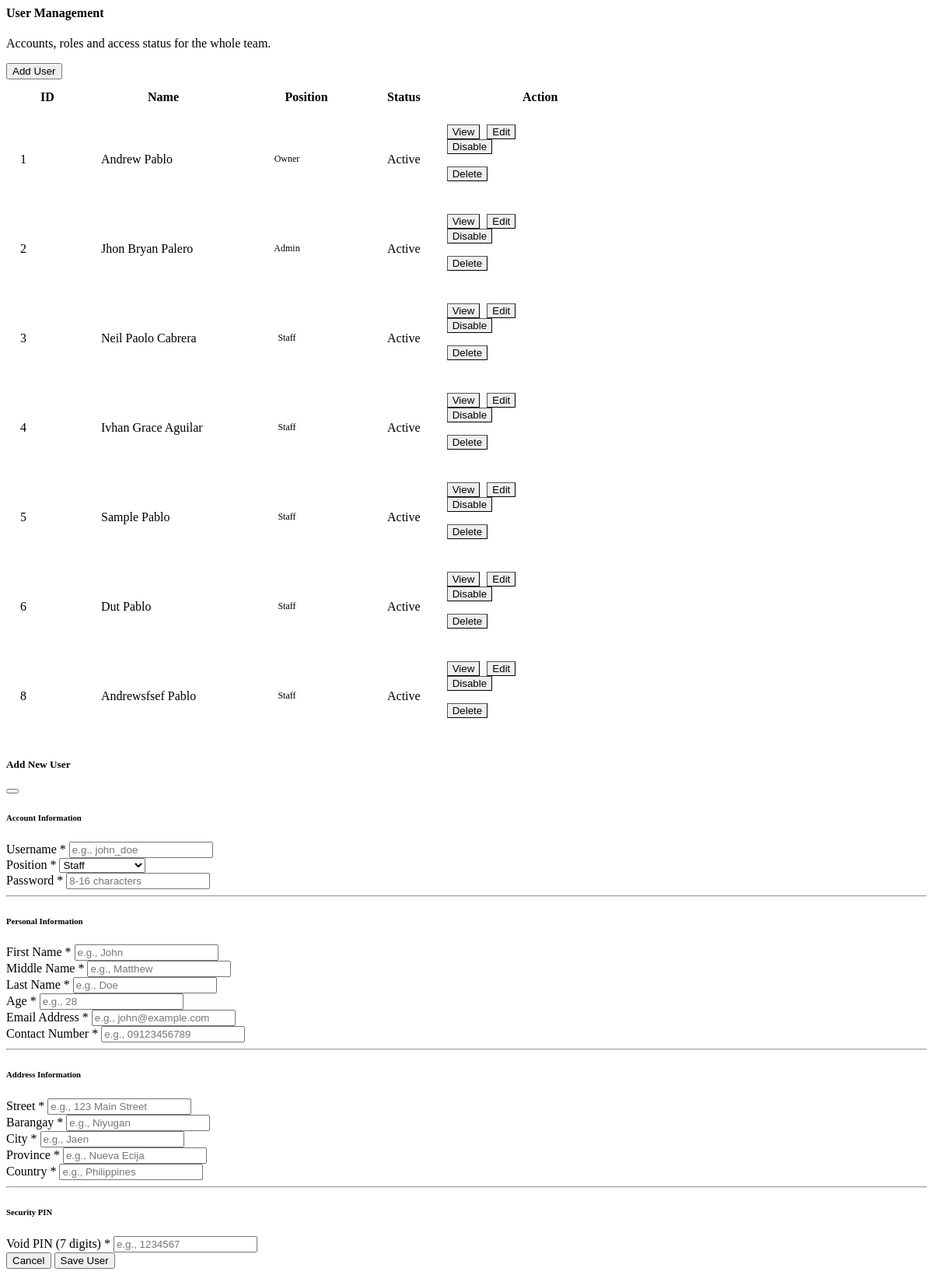
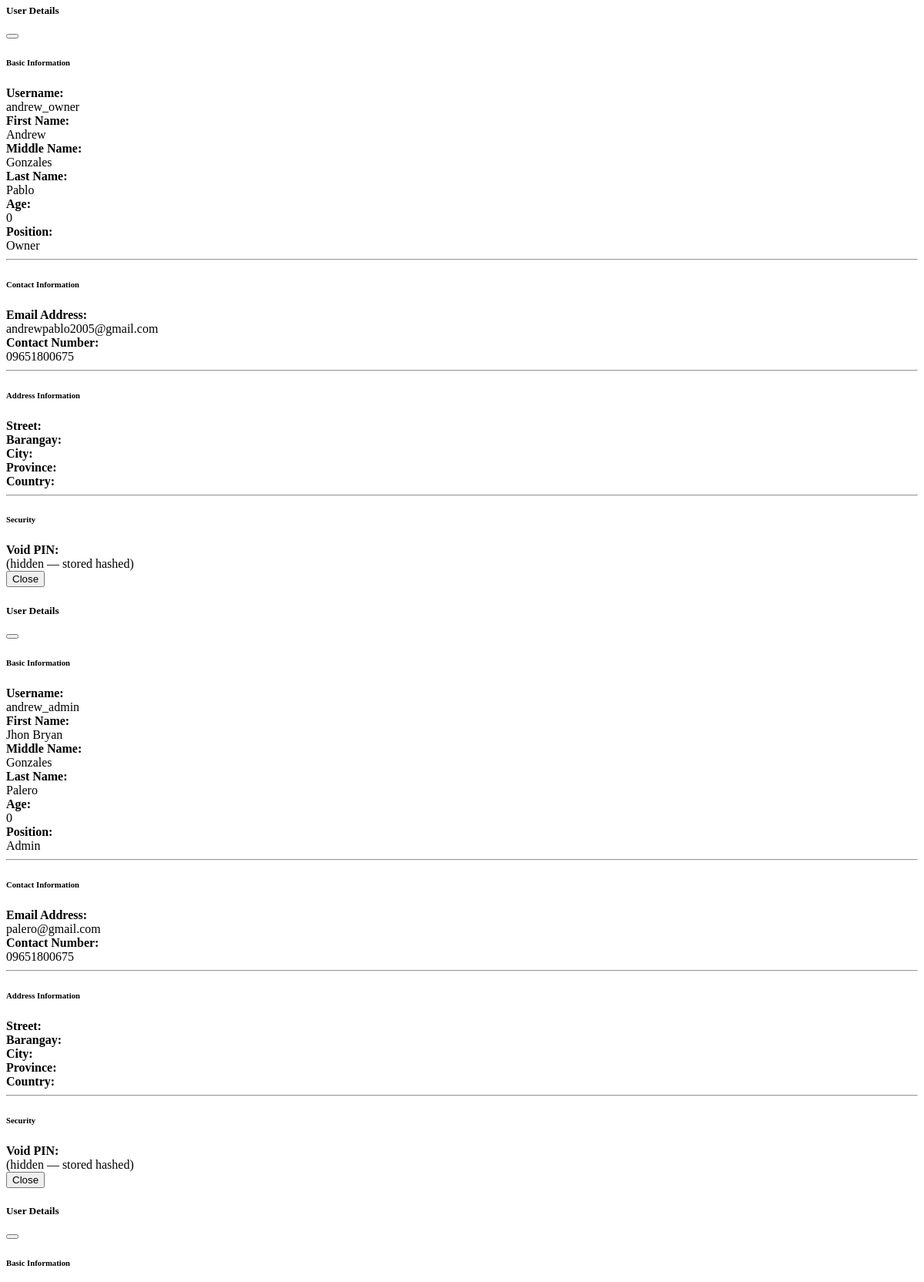
Page /reusablepage/usermanagement.php (signed in, upper part) on the committed database (2 pictures, top to bottom).
### tables this page shows
CREATE TABLE `users_info` (
  `id` int(11) NOT NULL,
  `user_id` int(11) DEFAULT NULL,
  `firstname` varchar(255) NOT NULL,
  `middlename` varchar(255) NOT NULL,
  `lastname` varchar(255) NOT NULL,
  `age` int(11) NOT NULL,
  `street` varchar(155) NOT NULL,
  `barangay` varchar(155) NOT NULL,
  `city` varchar(155) NOT NULL,
  `province` varchar(155) NOT NULL,
  `country` varchar(155) NOT NULL,
  `email` varchar(155) NOT NULL,
  `contactnumber` varchar(11) NOT NULL
);

CREATE TABLE `users` (
  `id` int(11) NOT NULL,
  `username` varchar(155) NOT NULL,
  `password` varchar(255) NOT NULL,
  `void_password` varchar(255) DEFAULT NULL,
  `position` varchar(20) DEFAULT NULL,
  `failed_attempts` int(11) DEFAULT 0,
  `last_attempt` timestamp NULL DEFAULT NULL,
  `status` enum('active','disabled') NOT NULL DEFAULT 'active',
  `created_at` timestamp NOT NULL DEFAULT current_timestamp()
);

### conn/basepath.php (called while the page is built, shortened)
<?php
if (!function_exists('mmbpos_base_path')) {
    function mmbpos_base_path(): string
    {
        static $base = null;
        $sn = str_replace('\\', '/', (string)($_SERVER['SCRIPT_NAME'] ?? '/index.php'));
        $dir = rtrim(str_replace('\\', '/', dirname($sn)), '/');
        if (preg_match('#^(.*)/(ownerpage|adminpage|staffpos|login_logout_page|reusablepage|function|conn)$#', $dir, $m)) {
            $base = rtrim(str_replace('\\', '/', $m[1]), '/');
        } else {
            $base = $dir;
        }
        return $base;
    }
}

### function/usermanagement.php (called while the page is built, shortened)
<?php
class UserManagement
{
    private $con;
    public function __construct($db)
    {
        $this->con = $db;
    }
    public function getAllUsers(): array
    {
        return $this->con
            ->query("SELECT u.*, ui.* FROM users u
                     LEFT JOIN users_info ui ON u.id = ui.user_id")
            ->fetchAll();
    }
}

### reusablepage/usermanagement.php (the view, shortened to what this page needs)
<?php
require_once __DIR__ . "/../conn/basepath.php";
require_once __DIR__ . "/../conn/database.php";
require_once __DIR__ . "/../function/usermanagement.php";
$usersmanagement = new UserManagement($db);
$users = $usersmanagement->getAllUsers();
?>
<link rel="stylesheet" href="<?= mmbpos_base_path() ?>/css/table.css">
<div>
    <div class="card">
        <div class="card-body p-4">
            <div class="page-head">
                <div>
                    <h4>User Management</h4>
                    <p class="page-sub">Accounts, roles and access status for the whole team.</p>
                </div>
                <button class="btn btn-primary btn-sm" data-bs-toggle="modal" data-bs-target="#adduser">
                    <i class="fas fa-plus me-1"></i>Add User
                </button>
            </div>
            <div class="table-responsive">
                <table class="table table-striped table-hover align-middle w-100 myTable userstable">
                    <thead class="table-dark">
                        <tr>
                            <th class="col-id">ID</th>
                            <th class="col-name">Name</th>
                            <th class="col-position">Position</th>
                            <th>Status</th>
                            <th class="col-action text-center">Action</th>
                        </tr>
                    </thead>
                    <tbody>
                        <?php foreach ($users as $u): ?>
                            <tr>
                                <td class="col-id"><?= htmlspecialchars((string)($u['id']), ENT_QUOTES, 'UTF-8') ?></td>
                                <td class="col-name"><?= ($u['firstname']), " ", ($u['lastname']) ?></td>
                                <td class="col-position">
                                    <?php
                                    $pos = $u['position'];
                                    if ($pos === 'Admin') {
                                        $badgeClass = 'badge-soft-danger';
                                    } elseif ($pos === 'Owner') {
                                        $badgeClass = 'badge-soft-dark';
                                    } elseif ($pos === 'Staff') {
                                        $badgeClass = 'badge-soft-info';
                                    } else {
                                        $badgeClass = 'badge-soft-warning';
                                    }
                                    ?>
                                    <span class="badge <?= $badgeClass ?> badge-uniform">
                                        <?= htmlspecialchars($pos) ?>
                                    </span>
                                </td>
                                <td>
                                    <?php $isActive = ($u['status'] ?? 'active') === 'active'; ?>
                                    <span class="user-status <?= $isActive ? 'is-active' : 'is-disabled' ?>">
                                        <span class="status-dot"></span><?= $isActive ? 'Active' : 'Disabled' ?>
                                    </span>
                                </td>
                                <td class="col-action text-center ">
                                    <button class="btn btn-info btn-sm" data-bs-toggle="modal"
                                        data-bs-target="#view<?= htmlspecialchars((string)($u['id']), ENT_QUOTES, 'UTF-8') ?>">
                                        View
                                    </button>
                                    <button class="btn btn-primary btn-sm" data-bs-toggle="modal"
                                        data-bs-target="#edit<?= htmlspecialchars((string)($u['id']), ENT_QUOTES, 'UTF-8') ?>">
                                        Edit
                                    </button>
                                    <form method="POST" class="d-inline">
                                        <button type="submit" name="toggleUserStatus" class="btn <?= ($u['status'] ?? 'active') === 'active' ? 'btn-outline-secondary' : 'btn-primary' ?> btn-sm"
                                            data-mmb-confirm="<?= ($u['status'] ?? 'active') === 'active' ? 'Disable' : 'Enable' ?> this account?">
                                            <?= ($u['status'] ?? 'active') === 'active' ? 'Disable' : 'Enable' ?>
                                        </button>
                                    </form>
                                    <form method="POST" class="d-inline">
                                        <button type="submit" name="deleteUser" class="btn btn-danger btn-sm"
                                            data-mmb-confirm="Delete this user? This cannot be undone." data-mmb-ok="Yes, delete">
                                            Delete
                                        </button>
                                    </form>
                                </td>
                            </tr>
                        <?php endforeach; ?>
                    </tbody>
                </table>
            </div>
        </div>
    </div>
</div>
<?php include 'addaccount.php'; ?>
<?php include 'viewaccount.php'; ?>

### reusablepage/viewaccount.php (shortened to what this page needs)
<?php
 foreach ($users as $u): ?>
<div class="modal fade" id="view<?= htmlspecialchars((string)($u['id']), ENT_QUOTES, 'UTF-8') ?>" tabindex="-1">
    <div class="modal-dialog modal-lg">
        <div class="modal-content">
            <div class="modal-header">
                <h5 class="modal-title"><span class="modal-head-icon"><i class="fas fa-id-badge"></i></span> User Details</h5>
                <button type="button" class="btn-close" data-bs-dismiss="modal"></button>
            </div>
            <div class="modal-body">
                <h6 class="mb-3 text-secondary fw-bold">
                    Basic Information
                </h6>
                <div class="row">
                    <div class="col-md-4 mb-2">
                        <strong>Username:</strong><br>
                        <?= htmlspecialchars((string)($u['username']), ENT_QUOTES, 'UTF-8') ?>
                    </div>
                    <div class="col-md-4 mb-2">
                        <strong>First Name:</strong><br>
                        <?= htmlspecialchars((string)($u['firstname']), ENT_QUOTES, 'UTF-8') ?>
                    </div>
                    <div class="col-md-4 mb-2">
                        <strong>Middle Name:</strong><br>
                        <?= htmlspecialchars((string)($u['middlename']), ENT_QUOTES, 'UTF-8') ?>
                    </div>
                    <div class="col-md-4 mb-2">
                        <strong>Last Name:</strong><br>
                        <?= htmlspecialchars((string)($u['lastname']), ENT_QUOTES, 'UTF-8') ?>
                    </div>
                    <div class="col-md-4 mb-2">
                        <strong>Age:</strong><br>
                        <?= htmlspecialchars((string)($u['age']), ENT_QUOTES, 'UTF-8') ?>
                    </div>
                    <div class="col-md-4 mb-2">
                        <strong>Position:</strong><br>
                        <?= htmlspecialchars((string)($u['position']), ENT_QUOTES, 'UTF-8') ?>
                    </div>
                </div>
                <hr class="my-4">
                <h6 class="mb-3 text-secondary fw-bold">
                    Contact Information
                </h6>
                <div class="row">
                    <div class="col-md-6 mb-2">
                        <strong>Email Address:</strong><br>
                        <?= htmlspecialchars((string)($u['email']), ENT_QUOTES, 'UTF-8') ?>
                    </div>
                    <div class="col-md-6 mb-2">
                        <strong>Contact Number:</strong><br>
                        <?= htmlspecialchars((string)($u['contactnumber']), ENT_QUOTES, 'UTF-8') ?>
                    </div>
                </div>
                <hr class="my-4">
                <h6 class="mb-3 text-secondary fw-bold">
                    Address Information
                </h6>
                <div class="row">
                    <div class="col-md-4 mb-2">
                        <strong>Street:</strong><br>
                    </div>
                    <div class="col-md-4 mb-2">
                        <strong>Barangay:</strong><br>
                    </div>
                    <div class="col-md-4 mb-2">
                        <strong>City:</strong><br>
                    </div>
                    <div class="col-md-4 mb-2">
                        <strong>Province:</strong><br>
                    </div>
                    <div class="col-md-4 mb-2">
                        <strong>Country:</strong><br>
                    </div>
                </div>
                <hr class="my-4">
                <h6 class="mb-3 text-secondary fw-bold">
                    Security
                </h6>
                <div class="row">
                    <div class="col-md-4 mb-2">
                        <strong>Void PIN:</strong><br>
                        <span class="text-muted">(hidden — stored hashed)</span>
                    </div>
                </div>
            </div>
            <div class="modal-footer">
                <button
                    type="button"
                    class="btn btn-secondary"
                    data-bs-dismiss="modal">
                    Close
                </button>
            </div>
        </div>
    </div>
</div>
<?php endforeach; ?>

### rows in the picture
users_info: id "1", firstname "Andrew", lastname "Pablo", user.position "Owner", user.username "andrew_owner", middlename "Gonzales", age "0", email "andrewpablo2005@gmail.com", contactnumber "09651800675"
users_info: id "2", firstname "Jhon Bryan", lastname "Palero", user.position "Admin", user.username "andrew_admin", middlename "Gonzales", age "0", email "palero@gmail.com", contactnumber "09651800675"
users_info: id "3", firstname "Neil Paolo", lastname "Cabrera", user.position "Staff"
users_info: id "4", firstname "Ivhan Grace", lastname "Aguilar", user.position "Staff"
users_info: id "5", firstname "Sample", lastname "Pablo", user.position "Staff"
users_info: id "6", firstname "Dut", lastname "Pablo", user.position "Staff"
users_info: id "8", firstname "Andrewsfsef", lastname "Pablo", user.position "Staff"
